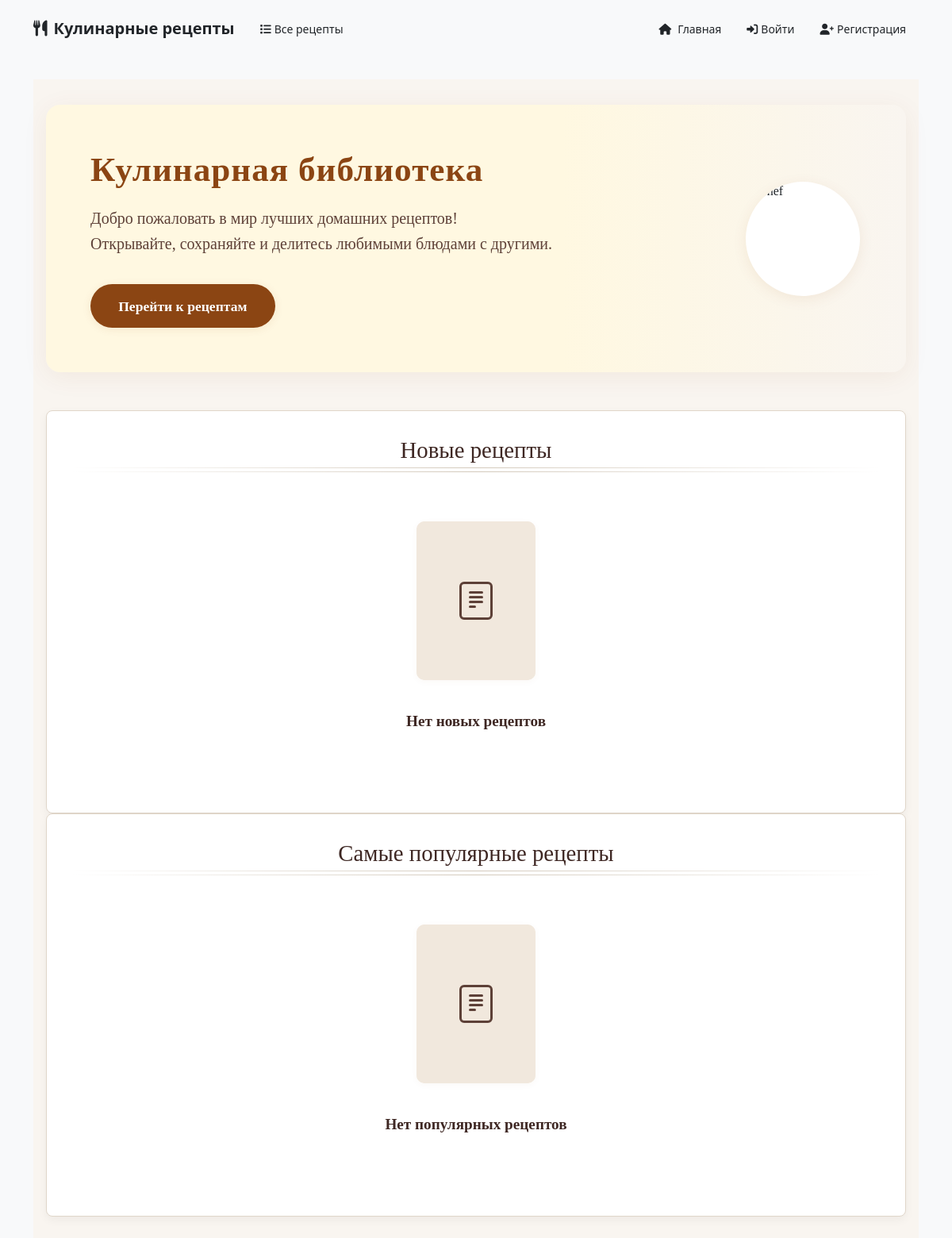
/accounts/, run on an earlier commit of the app's database.
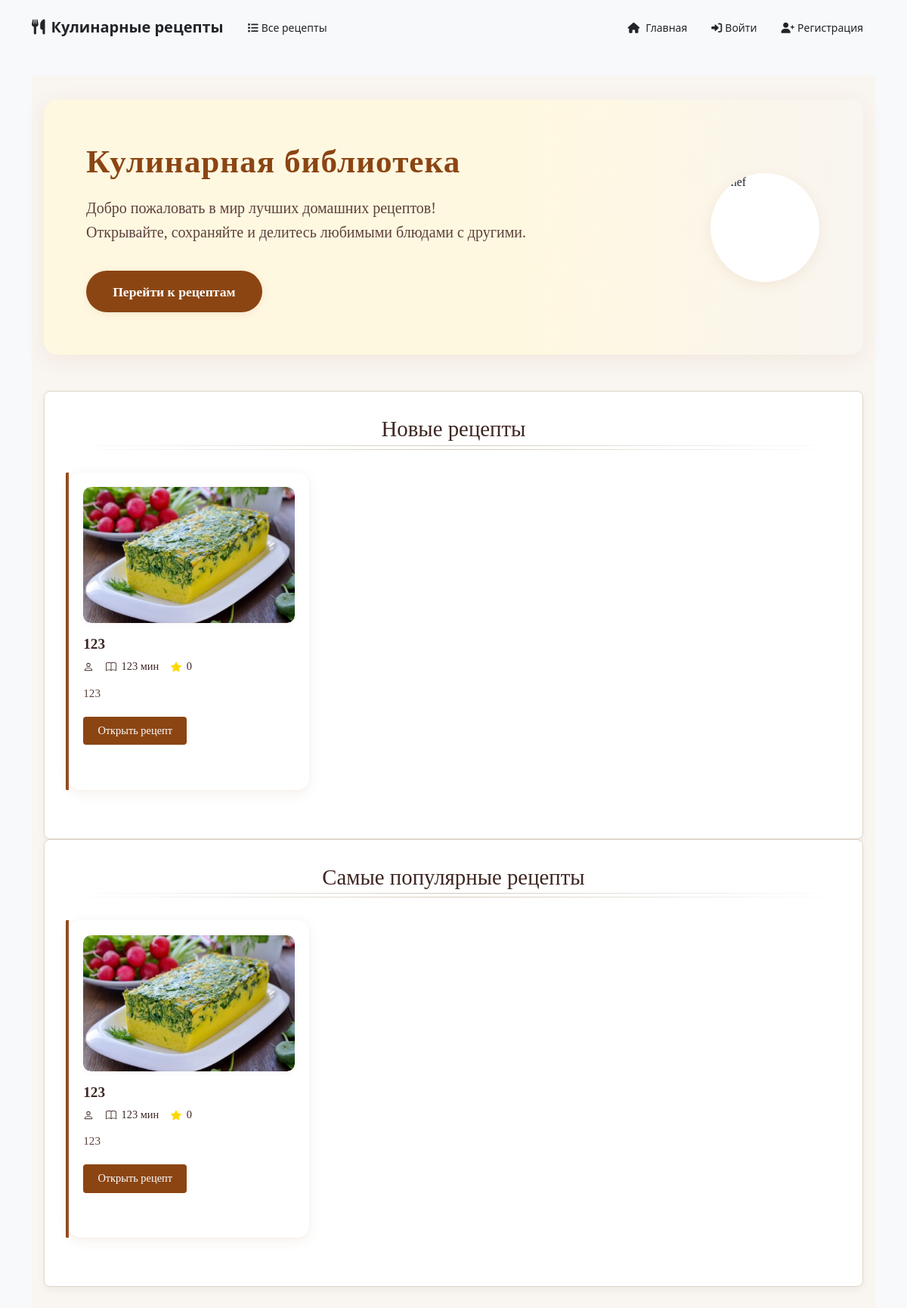
And on a later commit of the database.
### accounts/models.py (models this page shows, shortened)
class Recipe(models.Model):
    title = models.CharField(max_length=200)
    description = models.TextField(blank=True)
    ingredients = models.TextField(blank=True)
    instructions = models.TextField()
    created_at = models.DateTimeField(auto_now_add=True)
    updated_at = models.DateTimeField(auto_now=True)
    author = models.ForeignKey(User, on_delete=models.CASCADE, related_name='recipes')
    steps = models.TextField(blank=True)
    prep_time = models.PositiveIntegerField(null=True, blank=True, help_text='Время приготовления в минутах')
    cook_time = models.PositiveIntegerField(null=True, blank=True, help_text='Время готовки в минутах')
    image = models.ImageField(upload_to='recipe_images/', null=True, blank=True)
    MODERATION_STATUS_CHOICES = [
        ('pending', 'На модерации'),
        ('approved', 'Одобрен'),
        ('rejected', 'Отклонён'),
    ]
    moderation_status = models.CharField(max_length=10, choices=MODERATION_STATUS_CHOICES, default='pending')

### accounts/views.py (the view)
# urls.py: path('', home_view, name='home'),
def home_view(request):
    recipes_qs = Recipe.objects.filter(moderation_status='approved')
    new_recipes = recipes_qs.order_by('-created_at')[:3]
    popular_recipes = recipes_qs.annotate(likes_count=Count('likes')).order_by('-likes_count', '-created_at')[:3]
    context = {
        'new_recipes': new_recipes,
        'popular_recipes': popular_recipes,
    }
    return render(request, 'accounts/home.html', context)

### accounts/templates/accounts/home.html (shortened to what the changed rows need)
{% extends 'base.html' %}
{% block content %}
<div class="encyclopedia-container">
    <div class="main-hero">
        <div class="hero-content">
            <h1 class="hero-title">Кулинарная библиотека</h1>
        </div>
    </div>
    <div class="encyclopedia-shelves mt-5">
        <div class="shelf-header">
            <h2 class="shelf-title">Новые рецепты</h2>
        </div>
        <div class="book-grid">
            {% for recipe in new_recipes %}
            <div class="recipe-book">
                <div class="book-cover">
                    {% if recipe.image %}
                        <img src="{{ recipe.image.url }}" alt="{{ recipe.title }}" class="book-image">
                    {% endif %}
                </div>
                <div class="book-info">
                    <h3 class="book-title">{{ recipe.title }}</h3>
                    <div class="book-meta">
                        <span class="book-author">
                        </span>
                        <span class="book-pages">
                            {{ recipe.cook_time }} мин
                        </span>
                        <span class="book-rating">
                            {{ recipe.likes.count }}
                        </span>
                    </div>
                    <p class="book-description">{{ recipe.description|truncatechars:120 }}</p>
                    <a href="{% url 'recipe_detail' recipe.id %}" class="read-button">Открыть рецепт</a>
                </div>
            </div>
            {% empty %}
            <div class="empty-library">
                <div class="empty-book">
                    <div class="book-cover empty">
                        <div class="book-image-placeholder">
                        </div>
                    </div>
                    <div class="book-info">
                        <h3 class="book-title">Нет новых рецептов</h3>
                    </div>
                </div>
            </div>
            {% endfor %}
        </div>
    </div>
    <div class="encyclopedia-shelves">
        <div class="shelf-header">
            <h2 class="shelf-title">Самые популярные рецепты</h2>
        </div>
        <div class="book-grid">
            {% for recipe in popular_recipes %}
            <div class="recipe-book">
                <div class="book-cover">
                    {% if recipe.image %}
                        <img src="{{ recipe.image.url }}" alt="{{ recipe.title }}" class="book-image">
                    {% endif %}
                </div>
                <div class="book-info">
                    <h3 class="book-title">{{ recipe.title }}</h3>
                    <div class="book-meta">
                        <span class="book-author">
                        </span>
                        <span class="book-pages">
                            {{ recipe.cook_time }} мин
                        </span>
                        <span class="book-rating">
                            {{ recipe.likes.count }}
                        </span>
                    </div>
                    <p class="book-description">{{ recipe.description|truncatechars:120 }}</p>
                    <a href="{% url 'recipe_detail' recipe.id %}" class="read-button">Открыть рецепт</a>
                </div>
            </div>
            {% empty %}
            <div class="empty-library">
                <div class="empty-book">
                    <div class="book-cover empty">
                        <div class="book-image-placeholder">
                        </div>
                    </div>
                    <div class="book-info">
                        <h3 class="book-title">Нет популярных рецептов</h3>
                    </div>
                </div>
            </div>
            {% endfor %}
        </div>
    </div>
</div>
{% endblock %}

What changed in the data, as far as the page shows it:
added Recipe: image (picture), title "123", cook_time "123", likes.count "0", description "123"
Also different on the page:
text no longer shown: "Нет новых рецептов Нет популярных рецептов"
